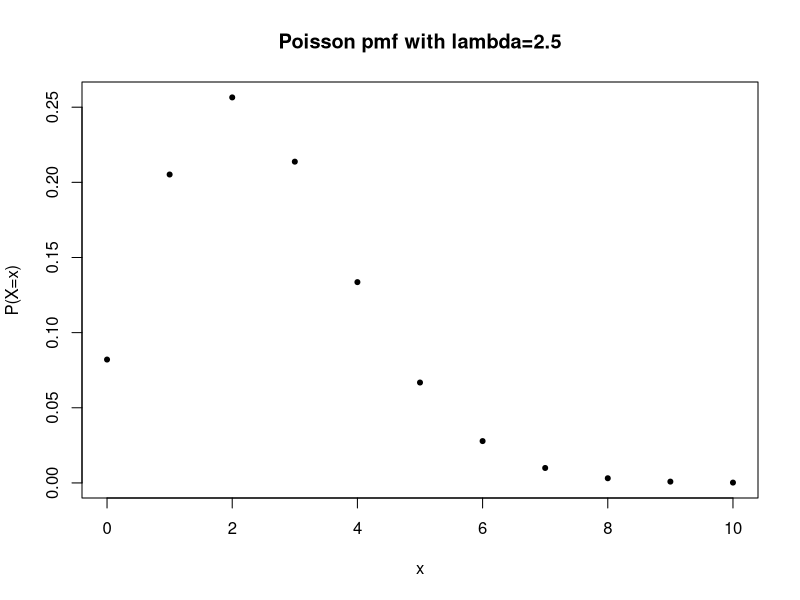

Reproduce this figure in R.
## ---- chunk 1
knitr::opts_chunk$set(echo = FALSE, warning=FALSE, message=FALSE)
options(tibble.width=70)
## ---- chunk 2
plot(0:10, dpois(0:10, lambda=2.5), pch=20, xlab="x", ylab="P(X=x)", main="Poisson pmf with lambda=2.5")
